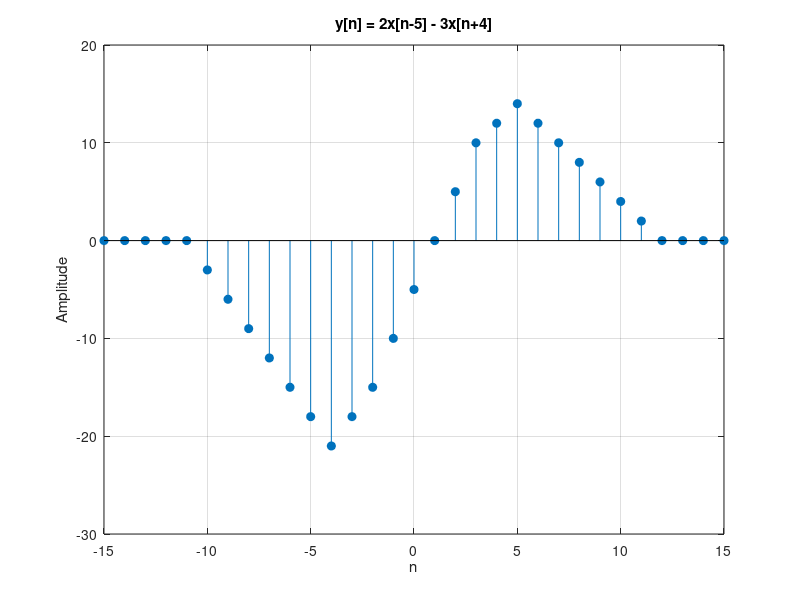

MATLAB code to generate this figure:
% Let x[n]={1,2,3,4,5,6,7,6,5,4,3,2,1}.Here bold number 
%indicates the 0 index. Determine and plot the following sequences. 
%y[n]=2x[n?5]?3x[n+4]. 
clc; clear; close all;

% Given sequence
x = [1 2 3 4 5 6 7 6 5 4 3 2 1];
n = -6:6;             % Since middle (7th element) is x[0]

% Define y[n] = 2x[n?5] ? 3x[n+4]
n_shift1 = n + 5;      % For x[n?5] -> shift right by 5
n_shift2 = n - 4;      % For x[n+4] -> shift left by 4

% Define a common range for n
n_y = -15:15;

% Initialize with zeros
x_shift1 = zeros(size(n_y));
x_shift2 = zeros(size(n_y));

% Insert shifted sequences
x_shift1(ismember(n_y, n_shift1)) = x;
x_shift2(ismember(n_y, n_shift2)) = x;

% Compute y[n]
y = 2 * x_shift1 - 3 * x_shift2;

% Plot
stem(n_y, y, 'filled');
title('y[n] = 2x[n-5] - 3x[n+4]');
xlabel('n');
ylabel('Amplitude');
grid on;
